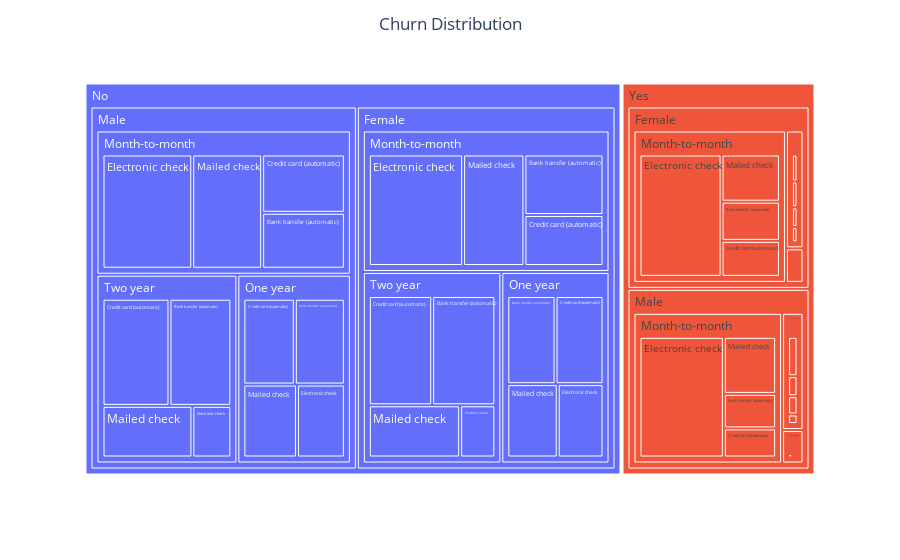

Notebook source saved alongside this figure:
### Code cell
df["Count"] = 1

fig = px.treemap(df, path=['Churn','gender','Contract','PaymentMethod'], values='Count',color ='Churn'
                 )
fig.update_layout(title = " Churn Distribution ",title_x=0.5,
                 )
fig.show()

### Figure 1 — Plotly figure (JSON) as saved in the notebook; plotly's stock layout.template omitted (floating-point values rounded to 4 significant figures)
{"data": [{"branchvalues": "total", "customdata": [["No"], ["Yes"], ["Yes"], ["No"], ["Yes"], ["Yes"], ["No"], ["Yes"], ["No"], ["Yes"], ["No"], ["Yes"], ["No"], ["No"], ["Yes"], ["No"], ["No"], ["No"], ["No"], ["Yes"], ["No"], ["Yes"], ["No"], ["Yes"], ["No"], ["Yes"], ["No"], ["No"], ["No"], ["Yes"], ["Yes"], ["No"], ["Yes"], ["No"], ["Yes"], ["No"], ["Yes"], ["Yes"], ["No"], ["Yes"], ["Yes"], ["Yes"], ["Yes"], ["No"], ["Yes"], ["Yes"], ["No"], ["Yes"], ["No"], ["No"], ["Yes"], ["No"], ["Yes"], ["Yes"], ["Yes"], ["Yes"], ["No"], ["No"], ["Yes"], ["No"], ["No"], ["No"], ["No"], ["No"], ["Yes"], ["Yes"]], "domain": {"x": [0, 1], "y": [0, 1]}, "hovertemplate": "labels=%{label}<br>Count=%{value}<br>parent=%{parent}<br>id=%{id}<br>Churn=%{customdata[0]}<extra></extra>", "ids": ["No/Female/Month-to-month/Bank transfer (automatic)", "Yes/Male/One year/Electronic check", "Yes/Female/Two year/Electronic check", "No/Male/Two year/Electronic check", "Yes/Male/Two year/Electronic check", "Yes/Female/Month-to-month/Mailed check", "No/Female/One year/Mailed check", "Yes/Female/One year/Mailed check", "No/Male/One year/Mailed check", "Yes/Male/One year/Mailed check", "No/Female/Two year/Mailed check", "Yes/Female/Two year/Mailed check", "No/Male/Two year/Mailed check", "No/Female/Month-to-month", "Yes/Female/Month-to-month", "No/Male/Month-to-month", "No/Female/One year", "No/Male/One year", "No/Female/Two year", "Yes/Female/Two year", "No/Male/Two year", "Yes/Male/Two year", "No/Female", "Yes/Female", "No/Male", "Yes/Male", "No/Male/One year/Electronic check", "No/Female/One year/Electronic check", "No/Female/Two year/Electronic check", "Yes", "Yes/Male/Two year/Bank transfer (automatic)", "No/Female/Month-to-month/Credit card (automatic)", "Yes/Female/Two year/Bank transfer (automatic)", "No/Male/Month-to-month/Credit card (automatic)", "Yes/Male/Month-to-month/Credit card (automatic)", "No/Female/One year/Credit card (automatic)", "Yes/Female/One year/Credit card (automatic)", "Yes/Male/One year/Credit card (automatic)", "No/Male/One year/Bank transfer (automatic)", "Yes/Male/One year/Bank transfer (automatic)", "Yes/Female/Two year/Credit card (automatic)", "Yes/Male/Month-to-month/Bank transfer (automatic)", "Yes/Male/Two year/Credit card (automatic)", "No/Female/Month-to-month/Electronic check", "Yes/Female/Month-to-month/Electronic check", "Yes/Female/Month-to-month/Bank transfer (automatic)", "No/Male/Two year/Bank transfer (automatic)", "Yes/Female/One year", "No/Female/Two year/Bank transfer (automatic)", "No/Female/One year/Bank transfer (automatic)", "Yes/Male/One year", "No/Male/Month-to-month/Bank transfer (automatic)", "Yes/Female/One year/Bank transfer (automatic)", "Yes/Female/One year/Electronic check", "Yes/Female/Month-to-month/Credit card (automatic)", "Yes/Male/Month-to-month/Electronic check", "No/Male/One year/Credit card (automatic)", "No/Female/Two year/Credit card (automatic)", "Yes/Male/Month-to-month/Mailed check", "No/Male/Month-to-month/Mailed check", "No/Female/Month-to-month/Mailed check", "No/Male/Two year/Credit card (automatic)", "No", "No/Male/Month-to-month/Electronic check", "Yes/Male/Month-to-month", "Yes/Male/Two year/Mailed check"], "labels": ["Bank transfer (automatic)", "Electronic check", "Electronic check", "Electronic check", "Electronic check", "Mailed check", "Mailed check", "Mailed check", "Mailed check", "Mailed check", "Mailed check", "Mailed check", "Mailed check", "Month-to-month", "Month-to-month", "Month-to-month", "One year", "One year", "Two year", "Two year", "Two year", "Two year", "Female", "Female", "Male", "Male", "Electronic check", "Electronic check", "Electronic check", "Yes", "Bank transfer (automatic)", "Credit card (automatic)", "Bank transfer (automatic)", "Credit card (automatic)", "Credit card (automatic)", "Credit card (automatic)", "Credit card (automatic)", "Credit card (automatic)", "Bank transfer (automatic)", "Bank transfer (automatic)", "Credit card (automatic)", "Bank transfer (automatic)", "Credit card (automatic)", "Electronic check", "Electronic check", "Bank transfer (automatic)", "Bank transfer (automatic)", "One year", "Bank transfer (automatic)", "Bank transfer (automatic)", "One year", "Bank transfer (automatic)", "Bank transfer (automatic)", "Electronic check", "Credit card (automatic)", "Electronic check", "Credit card (automatic)", "Credit card (automatic)", "Mailed check", "Mailed check", "Mailed check", "Credit card (automatic)", "No", "Electronic check", "Month-to-month", "Mailed check"], "marker": {"colors": ["#636efa", "#EF553B", "#EF553B", "#636efa", "#EF553B", "#EF553B", "#636efa", "#EF553B", "#636efa", "#EF553B", "#636efa", "#EF553B", "#636efa", "#636efa", "#EF553B", "#636efa", "#636efa", "#636efa", "#636efa", "#EF553B", "#636efa", "#EF553B", "#636efa", "#EF553B", "#636efa", "#EF553B", "#636efa", "#636efa", "#636efa", "#EF553B", "#EF553B", "#636efa", "#EF553B", "#636efa", "#EF553B", "#636efa", "#EF553B", "#EF553B", "#636efa", "#EF553B", "#EF553B", "#EF553B", "#EF553B", "#636efa", "#EF553B", "#EF553B", "#636efa", "#EF553B", "#636efa", "#636efa", "#EF553B", "#636efa", "#EF553B", "#EF553B", "#EF553B", "#EF553B", "#636efa", "#636efa", "#EF553B", "#636efa", "#636efa", "#636efa", "#636efa", "#636efa", "#EF553B", "#EF553B"]}, "name": "", "parents": ["No/Female/Month-to-month", "Yes/Male/One year", "Yes/Female/Two year", "No/Male/Two year", "Yes/Male/Two year", "Yes/Female/Month-to-month", "No/Female/One year", "Yes/Female/One year", "No/Male/One year", "Yes/Male/One year", "No/Female/Two year", "Yes/Female/Two year", "No/Male/Two year", "No/Female", "Yes/Female", "No/Male", "No/Female", "No/Male", "No/Female", "Yes/Female", "No/Male", "Yes/Male", "No", "Yes", "No", "Yes", "No/Male/One year", "No/Female/One year", "No/Female/Two year", "", "Yes/Male/Two year", "No/Female/Month-to-month", "Yes/Female/Two year", "No/Male/Month-to-month", "Yes/Male/Month-to-month", "No/Female/One year", "Yes/Female/One year", "Yes/Male/One year", "No/Male/One year", "Yes/Male/One year", "Yes/Female/Two year", "Yes/Male/Month-to-month", "Yes/Male/Two year", "No/Female/Month-to-month", "Yes/Female/Month-to-month", "Yes/Female/Month-to-month", "No/Male/Two year", "Yes/Female", "No/Female/Two year", "No/Female/One year", "Yes/Male", "No/Male/Month-to-month", "Yes/Female/One year", "Yes/Female/One year", "Yes/Female/Month-to-month", "Yes/Male/Month-to-month", "No/Male/One year", "No/Female/Two year", "Yes/Male/Month-to-month", "No/Male/Month-to-month", "No/Female/Month-to-month", "No/Male/Two year", "", "No/Male/Month-to-month", "Yes/Male", "Yes/Male/Two year"], "type": "treemap", "values": [198, 41, 7, 81, 6, 135, 153, 13, 161, 10, 192, 2, 187, 1083, 842, 1137, 643, 664, 823, 22, 824, 26, 2549, 939, 2625, 930, 144, 139, 74, 1869, 12, 167, 7, 198, 75, 175, 22, 19, 177, 21, 6, 89, 7, 435, 492, 112, 267, 75, 278, 176, 91, 190, 17, 23, 103, 502, 182, 279, 147, 328, 283, 289, 5174, 421, 813, 1]}], "layout": {"legend": {"tracegroupgap": 0}, "margin": {"t": 60}, "title": {"text": " Churn Distribution ", "x": 0.5}}}
